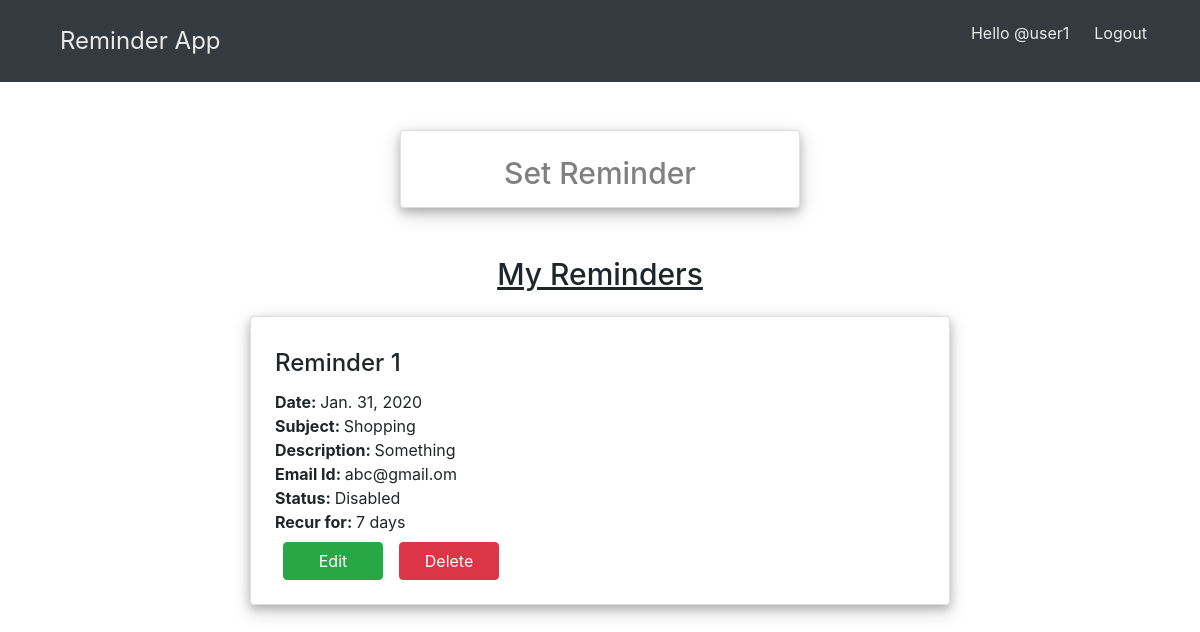
Screenshot of / (signed in) with the database file from the repository.
### reminders/models.py (models this page shows)
class Reminders(models.Model):
    user = models.ForeignKey(User, on_delete=models.CASCADE)
    label = models.CharField('Title', max_length=100)
    date_of_creation = models.DateTimeField(auto_now_add=True)
    last_modified = models.DateTimeField(auto_now=True)
    date_of_reminder = models.DateField()
    subject = models.CharField('Subject', choices=SUBJECTS, max_length=100)
    description = models.TextField()
    email = models.EmailField('Email Id', blank=True, null=True)
    contact_no = models.PositiveIntegerField('Contact No.', blank=True, null=True)
    sms_no = models.PositiveIntegerField('SMS No.', blank=True, null=True)
    enabled = models.BooleanField('Enable', default=True)
    recur_for = models.CharField('Recur for', max_length=20, choices=RECUR_DAYS, blank=True, null=True)

### reminders/views.py (the view)
# urls.py: 2. Add a URL to urlpatterns:  path('', views.home, name='home')
@login_required
def home(request):
    reminders = Reminders.objects.filter(user=request.user).order_by('-last_modified')
    for reminder in reminders:
        if reminder.date_of_reminder < date.today():
            reminder.enabled = False
            reminder.save()
    return render(request, 'home.html', {'reminders': reminders, 'today': date.today()})

### templates/home.html (shortened to what this page needs)
<!DOCTYPE html>
<html lang="en">
<head>
    <link rel="stylesheet" href="https://stackpath.bootstrapcdn.com/bootstrap/4.1.3/css/bootstrap.min.css"
>
</head>
<body>
<nav class="navbar navbar-expand-lg navbar-dark bg-dark">
      <div class="container">
      <a class="navbar-brand" href="{% url 'home' %}" style="padding: 15px;">
      <font color="#eaeaea" size="5em">Reminder App</font></a>
        <div class="collapse navbar-collapse" id="navbarSupportedContent">
            <ul class="nav navbar-nav navbar-right ml-auto">
                {% if user.is_authenticated %}
                <li class="px-2">
                <p style="color: #eaeaea;">Hello @{{ user.username }}</p>
                </li>
                <li class="px-2">
                    <a href="{% url 'logout' %}" style="color: #eaeaea; text-decoration: none">
                        &nbsp; Logout
                    </a>
                </li>
                {% endif %}
            </ul>
        </div>
      </div>
</nav>
<div class="container py-5" align="center">
    <div class="container pt-0 card mb-3" style="width: 400px;" id="signup" align="left">
        <h3 class="mt-4 mb-3" style=font-size:30px>
            <center><a href="{% url 'set_reminder' %}" style="color: grey; text-decoration: none;">Set Reminder</a> </center>
        </h3>
    </div>
    <h3 class="mt-5 mb-3" style="font-size: 30px;">
        <u>My Reminders</u>
        </h3>
    {% for reminder in reminders %}
        <div class="container pt-0 card mb-3 mt-4 py-3 px-4" style="width: 700px;" id="signup" align="left">
            <h4 class="card-title mt-3">
                {{ reminder.label }}
            </h4>
            <p class="card-text my-0"><b>Date: </b>{{ reminder.date_of_reminder }}</p>
            <p class="card-text my-0"><b>Subject: </b>{{ reminder.subject }}</p>
            <p class="card-text my-0"><b>Description: </b>{{ reminder.description }}</p>
            {% if reminder.email %}
            <p class="card-text my-0"><b>Email Id: </b>{{ reminder.email }}</p>
            {% endif %}
            {% if reminder.enabled %}
            <p class="card-text my-0"><b>Status: </b>Enabled</p>
            {% else %}
            <p class="card-text my-0"><b>Status: </b>Disabled</p>
            {% endif %}
            {% if reminder.recur_for %}
            <p class="card-text my-0"><b>Recur for: </b>{{ reminder.recur_for }}</p>
            {% endif %}
            <div class="my-2" style="display: inline-block; align: center">
                <a href="{% url 'modify_reminder' reminder.id %}" class="btn btn-success mx-2" style="width: 100px; float: left;">Edit</a>
                <a href="{% url 'delete_reminder' reminder.id %}" class="btn btn-danger mx-2" style="width: 100px; float: left;">Delete</a>
            </div>
        </div>
    {% endfor %}
</div>
</body>
</html>

### templates/home.html (style rules this page uses)
div.card { box-shadow: 0 4px 8px 0 rgba(0, 0, 0, 0.2), 0 6px 20px 0 rgba(0, 0, 0, 0.19); }

### rows the page displays
Reminders: label "Reminder 1", date_of_reminder "Jan. 31, 2020", subject "Shopping", description "Something", email "abc@gmail.om", shows "Status:", enabled "Disabled", recur_for "7 days"

### other values shown
{{ user.username }} "user1"
